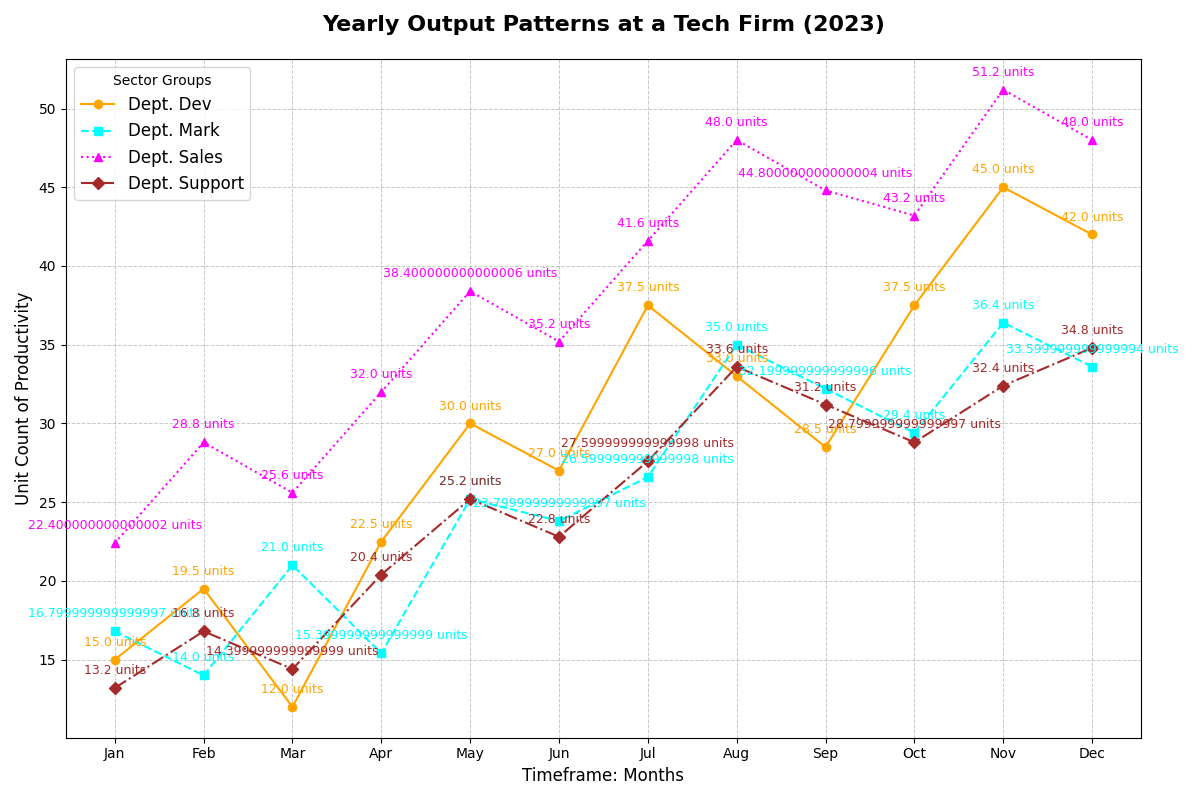

Here is the Python script that generated this plot:
import matplotlib.pyplot as plt
import numpy as np

months = ['Jan', 'Feb', 'Mar', 'Apr', 'May', 'Jun', 'Jul', 'Aug', 'Sep', 'Oct', 'Nov', 'Dec']
departments = ['Development', 'Marketing', 'Sales', 'Customer Support']

prod_development = [i * 1.5 for i in [10, 13, 8, 15, 20, 18, 25, 22, 19, 25, 30, 28]]
prod_marketing = [i * 1.4 for i in [12, 10, 15, 11, 18, 17, 19, 25, 23, 21, 26, 24]]
prod_sales = [i * 1.6 for i in [14, 18, 16, 20, 24, 22, 26, 30, 28, 27, 32, 30]]
prod_customer_support = [i * 1.2 for i in [11, 14, 12, 17, 21, 19, 23, 28, 26, 24, 27, 29]]

fig, ax = plt.subplots(figsize=(12, 8))

ax.plot(months, prod_development, marker='o', linestyle='-', color='orange', label='Dept. Dev')
ax.plot(months, prod_marketing, marker='s', linestyle='--', color='cyan', label='Dept. Mark')
ax.plot(months, prod_sales, marker='^', linestyle=':', color='magenta', label='Dept. Sales')
ax.plot(months, prod_customer_support, marker='D', linestyle='-.', color='brown', label='Dept. Support')

ax.set_title('Yearly Output Patterns at a Tech Firm (2023)', fontsize=16, fontweight='bold', pad=20)
ax.set_ylabel('Unit Count of Productivity', fontsize=12)
ax.set_xlabel('Timeframe: Months', fontsize=12)
ax.legend(title='Sector Groups', fontsize=12, loc='upper left')

ax.grid(True, which='both', linestyle='--', linewidth=0.7, alpha=0.7)

for i, month in enumerate(months):
    ax.annotate(f"{prod_development[i]} units", (month, prod_development[i]), textcoords="offset points", xytext=(0,10), ha='center', fontsize=9, color='orange')
    ax.annotate(f"{prod_marketing[i]} units", (month, prod_marketing[i]), textcoords="offset points", xytext=(0,10), ha='center', fontsize=9, color='cyan')
    ax.annotate(f"{prod_sales[i]} units", (month, prod_sales[i]), textcoords="offset points", xytext=(0,10), ha='center', fontsize=9, color='magenta')
    ax.annotate(f"{prod_customer_support[i]} units", (month, prod_customer_support[i]), textcoords="offset points", xytext=(0,10), ha='center', fontsize=9, color='brown')

plt.tight_layout()
plt.show()
